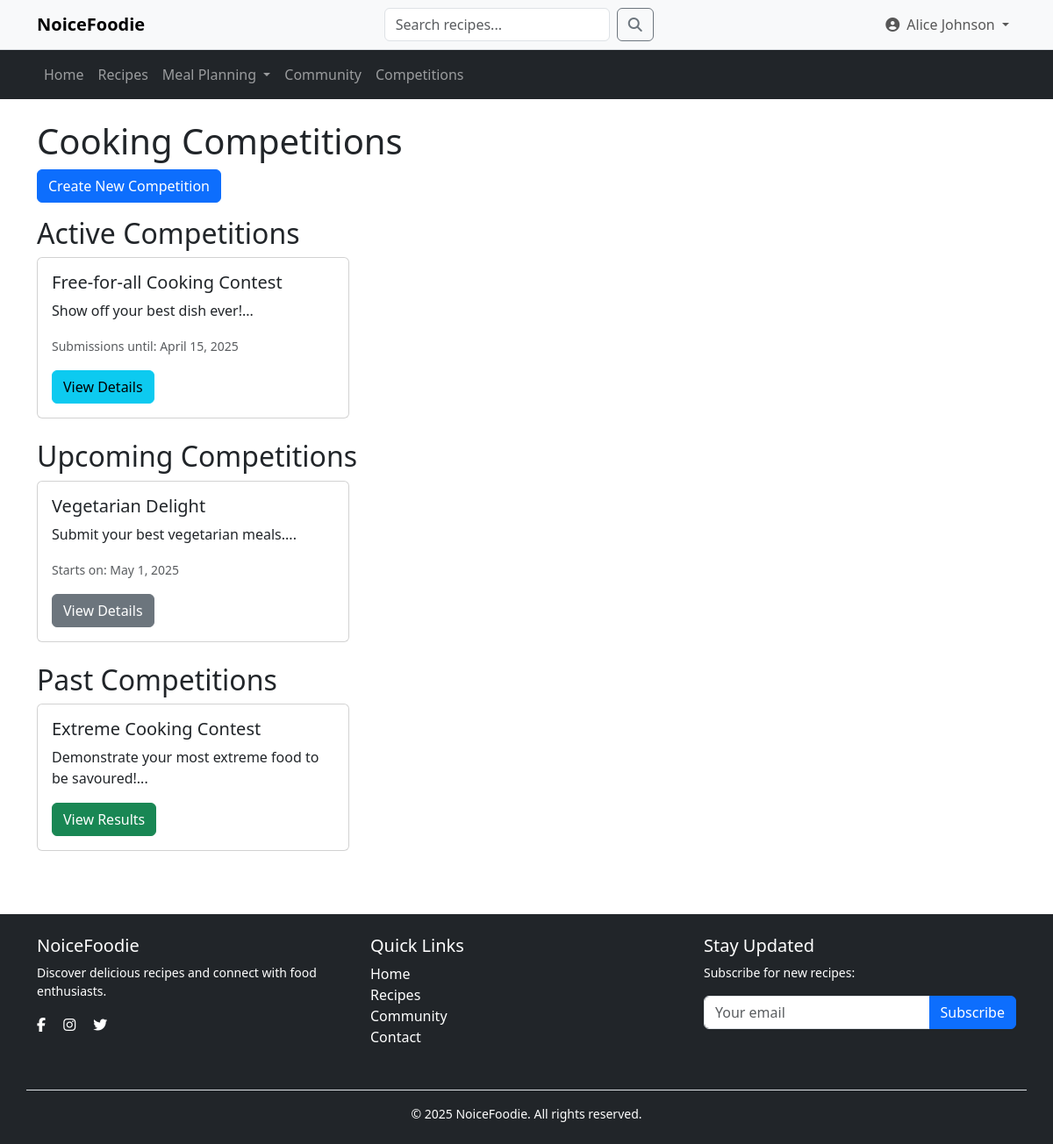
Screenshot of /competition/competitions.php (signed in) with the database file from the repository.
### tables this page shows
CREATE TABLE competitions (
    competition_id INT PRIMARY KEY AUTO_INCREMENT,
    title VARCHAR(255) NOT NULL,
    description TEXT,
    start_date DATETIME NOT NULL,
    end_date DATETIME NOT NULL,
    voting_end_date DATETIME NOT NULL,
    rules TEXT,
    prize_description TEXT,
    status ENUM('upcoming', 'active', 'completed') NOT NULL,
    created_by INT,
    created_at TIMESTAMP DEFAULT CURRENT_TIMESTAMP,
    updated_at TIMESTAMP DEFAULT CURRENT_TIMESTAMP ON UPDATE CURRENT_TIMESTAMP,
    FOREIGN KEY (created_by) REFERENCES usersDB.users(user_id)
);

### competition/competitions.php (the view, shortened to what this page needs)
<?php
require_once '../config/db.php';
$upcoming_sql = "SELECT * FROM competitions WHERE status = 'upcoming' ORDER BY start_date ASC";
$active_sql = "SELECT * FROM competitions WHERE status = 'active' OR status = 'voting' ORDER BY end_date ASC";
$past_sql = "SELECT * FROM competitions WHERE status = 'completed' ORDER BY end_date DESC";
$upcoming_stmt = $competitionDB->query($upcoming_sql);
$upcoming_competitions = $upcoming_stmt->fetchAll(PDO::FETCH_ASSOC);
$active_stmt = $competitionDB->query($active_sql);
$active_competitions = $active_stmt->fetchAll(PDO::FETCH_ASSOC);
$past_stmt = $competitionDB->query($past_sql);
$past_competitions = $past_stmt->fetchAll(PDO::FETCH_ASSOC);
?>
<!DOCTYPE html>
<html lang="en">
<head>
    <link href="https://cdn.jsdelivr.net/npm/bootstrap@5.3.2/dist/css/bootstrap.min.css" rel="stylesheet">
    <link rel="stylesheet" href="https://cdnjs.cloudflare.com/ajax/libs/font-awesome/6.0.0/css/all.min.css">
</head>
<body>
    <?php include_once '../includes/navigation.php'; ?>
    <div class="container mt-4">
        <h1>Cooking Competitions</h1>
        <div class="text-right mb-3">
            <a href="create_competition.php" class="btn btn-primary">Create New Competition</a>
        </div>
        <h2>Active Competitions</h2>
        <?php if (empty($active_competitions)): ?>
            <p>No active competitions at the moment. Check back soon!</p>
        <?php else: ?>
            <div class="row">
                <?php foreach ($active_competitions as $competition): ?>
                    <div class="col-md-4 mb-4">
                        <div class="card">
                            <div class="card-body">
                                <h5 class="card-title"><?= htmlspecialchars($competition['title']) ?></h5>
                                <p class="card-text"><?= substr(htmlspecialchars($competition['description']), 0, 100) ?>...</p>
                                <p class="card-text">
                                    <small class="text-muted">
                                        <?php if ($competition['status'] == 'active'): ?>
                                            Submissions until: <?= date('F j, Y', strtotime($competition['end_date'])) ?>
                                        <?php else: ?>
                                            Voting until: <?= date('F j, Y', strtotime($competition['voting_end_date'])) ?>
                                        <?php endif; ?>
                                    </small>
                                </p>
                                <a href="competition_details.php?id=<?= $competition['competition_id'] ?>" class="btn btn-info">View Details</a>
                            </div>
                        </div>
                    </div>
                <?php endforeach; ?>
            </div>
        <?php endif; ?>
        <h2>Upcoming Competitions</h2>
        <?php if (empty($upcoming_competitions)): ?>
            <p>No upcoming competitions at the moment. Check back soon!</p>
        <?php else: ?>
            <div class="row">
                <?php foreach ($upcoming_competitions as $competition): ?>
                    <div class="col-md-4 mb-4">
                        <div class="card">
                            <div class="card-body">
                                <h5 class="card-title"><?= htmlspecialchars($competition['title']) ?></h5>
                                <p class="card-text"><?= substr(htmlspecialchars($competition['description']), 0, 100) ?>...</p>
                                <p class="card-text">
                                    <small class="text-muted">
                                        Starts on: <?= date('F j, Y', strtotime($competition['start_date'])) ?>
                                    </small>
                                </p>
                                <a href="competition_details.php?id=<?= $competition['competition_id'] ?>" class="btn btn-secondary">View Details</a>
                            </div>
                        </div>
                    </div>
                <?php endforeach; ?>
            </div>
        <?php endif; ?>
        <h2>Past Competitions</h2>
        <?php if (empty($past_competitions)): ?>
            <p>No past competitions yet.</p>
        <?php else: ?>
            <div class="row">
                <?php foreach ($past_competitions as $competition): ?>
                    <div class="col-md-4 mb-4">
                        <div class="card">
                            <div class="card-body">
                                <h5 class="card-title"><?= htmlspecialchars($competition['title']) ?></h5>
                                <p class="card-text"><?= substr(htmlspecialchars($competition['description']), 0, 100) ?>...</p>
                                <a href="results.php?id=<?= $competition['competition_id'] ?>" class="btn btn-success">View Results</a>
                            </div>
                        </div>
                    </div>
                <?php endforeach; ?>
            </div>
        <?php endif; ?>
    </div>
    <?php require_once '../includes/footer.php'; ?>
</body>
</html>

### rows the page displays
competitions: title "Free-for-all Cooking Contest", description "Show off your best dish ever!", end_date "April 15, 2025"
competitions: title "Vegetarian Delight", description "Submit your best vegetarian meals.", start_date "May 1, 2025"
competitions: title "Extreme Cooking Contest", description "Demonstrate your most extreme food to be savoured!"

### other values shown
$display_name "Alice Johnson"
